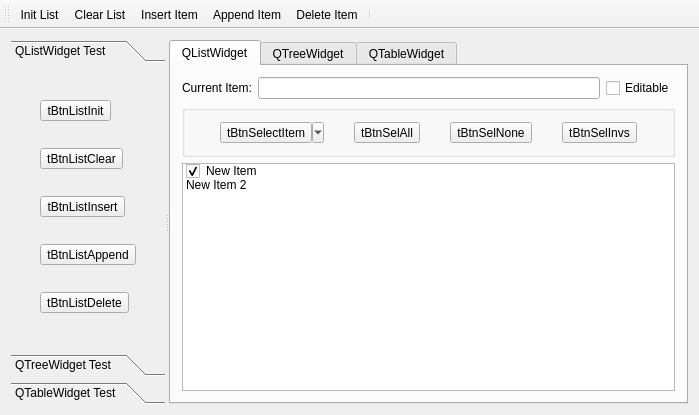
<?xml version="1.0" encoding="UTF-8"?>
<ui version="4.0">
 <class>MainWindow</class>
 <widget class="QMainWindow" name="MainWindow">
  <property name="geometry">
   <rect>
    <x>0</x>
    <y>0</y>
    <width>699</width>
    <height>415</height>
   </rect>
  </property>
  <property name="windowTitle">
   <string>MainWindow</string>
  </property>
  <widget class="QWidget" name="centralWidget">
   <layout class="QHBoxLayout" name="horizontalLayout_3">
    <item>
     <widget class="QSplitter" name="splitter">
      <property name="orientation">
       <enum>Qt::Horizontal</enum>
      </property>
      <widget class="QToolBox" name="toolBox">
       <property name="minimumSize">
        <size>
         <width>150</width>
         <height>0</height>
        </size>
       </property>
       <property name="maximumSize">
        <size>
         <width>300</width>
         <height>16777215</height>
        </size>
       </property>
       <property name="currentIndex">
        <number>0</number>
       </property>
       <widget class="QWidget" name="page">
        <property name="geometry">
         <rect>
          <x>0</x>
          <y>0</y>
          <width>159</width>
          <height>244</height>
         </rect>
        </property>
        <attribute name="icon">
         <iconset resource="res.qrc">
          <normaloff>:/images/icons/410.bmp</normaloff>:/images/icons/410.bmp</iconset>
        </attribute>
        <attribute name="label">
         <string>QListWidget Test</string>
        </attribute>
        <layout class="QGridLayout" name="gridLayout">
         <item row="6" column="0">
          <widget class="QToolButton" name="tBtnListClear">
           <property name="text">
            <string>tBtnListClear</string>
           </property>
           <property name="toolButtonStyle">
            <enum>Qt::ToolButtonTextBesideIcon</enum>
           </property>
          </widget>
         </item>
         <item row="5" column="0">
          <widget class="QToolButton" name="tBtnListInit">
           <property name="text">
            <string>tBtnListInit</string>
           </property>
           <property name="toolButtonStyle">
            <enum>Qt::ToolButtonTextBesideIcon</enum>
           </property>
          </widget>
         </item>
         <item row="7" column="0">
          <widget class="QToolButton" name="tBtnListInsert">
           <property name="text">
            <string>tBtnListInsert</string>
           </property>
           <property name="toolButtonStyle">
            <enum>Qt::ToolButtonTextBesideIcon</enum>
           </property>
          </widget>
         </item>
         <item row="8" column="0">
          <widget class="QToolButton" name="tBtnListAppend">
           <property name="text">
            <string>tBtnListAppend</string>
           </property>
           <property name="toolButtonStyle">
            <enum>Qt::ToolButtonTextBesideIcon</enum>
           </property>
          </widget>
         </item>
         <item row="9" column="0">
          <widget class="QToolButton" name="tBtnListDelete">
           <property name="text">
            <string>tBtnListDelete</string>
           </property>
           <property name="toolButtonStyle">
            <enum>Qt::ToolButtonTextBesideIcon</enum>
           </property>
          </widget>
         </item>
        </layout>
       </widget>
       <widget class="QWidget" name="page_2">
        <property name="geometry">
         <rect>
          <x>0</x>
          <y>0</y>
          <width>159</width>
          <height>244</height>
         </rect>
        </property>
        <attribute name="label">
         <string>QTreeWidget Test</string>
        </attribute>
        <layout class="QVBoxLayout" name="verticalLayout_2">
         <item>
          <widget class="QGroupBox" name="groupBox">
           <property name="title">
            <string>GroupBox</string>
           </property>
           <layout class="QVBoxLayout" name="verticalLayout">
            <item>
             <widget class="QLabel" name="label">
              <property name="text">
               <string>TextLabel</string>
              </property>
             </widget>
            </item>
            <item>
             <widget class="QLineEdit" name="lineEdit"/>
            </item>
            <item>
             <widget class="QSpinBox" name="spinBox"/>
            </item>
           </layout>
          </widget>
         </item>
         <item>
          <spacer name="verticalSpacer">
           <property name="orientation">
            <enum>Qt::Vertical</enum>
           </property>
           <property name="sizeHint" stdset="0">
            <size>
             <width>20</width>
             <height>40</height>
            </size>
           </property>
          </spacer>
         </item>
        </layout>
       </widget>
       <widget class="QWidget" name="page_3">
        <property name="geometry">
         <rect>
          <x>0</x>
          <y>0</y>
          <width>159</width>
          <height>244</height>
         </rect>
        </property>
        <attribute name="label">
         <string>QTableWidget Test</string>
        </attribute>
       </widget>
      </widget>
      <widget class="QTabWidget" name="tabWidget">
       <property name="currentIndex">
        <number>0</number>
       </property>
       <widget class="QWidget" name="tab">
        <attribute name="title">
         <string>QListWidget</string>
        </attribute>
        <layout class="QVBoxLayout" name="verticalLayout_3">
         <item>
          <layout class="QHBoxLayout" name="horizontalLayout">
           <item>
            <widget class="QLabel" name="label_3">
             <property name="text">
              <string>Current Item:</string>
             </property>
            </widget>
           </item>
           <item>
            <widget class="QLineEdit" name="editCurrentItemText"/>
           </item>
           <item>
            <widget class="QCheckBox" name="checkBoxListEditable">
             <property name="text">
              <string>Editable</string>
             </property>
            </widget>
           </item>
          </layout>
         </item>
         <item>
          <widget class="QGroupBox" name="groupBox_2">
           <property name="title">
            <string/>
           </property>
           <layout class="QHBoxLayout" name="horizontalLayout_2">
            <item>
             <widget class="QToolButton" name="tBtnSelectItem">
              <property name="text">
               <string>tBtnSelectItem</string>
              </property>
              <property name="popupMode">
               <enum>QToolButton::MenuButtonPopup</enum>
              </property>
              <property name="toolButtonStyle">
               <enum>Qt::ToolButtonTextBesideIcon</enum>
              </property>
             </widget>
            </item>
            <item>
             <widget class="QToolButton" name="tBtnSelAll">
              <property name="text">
               <string>tBtnSelAll</string>
              </property>
             </widget>
            </item>
            <item>
             <widget class="QToolButton" name="tBtnSelNone">
              <property name="text">
               <string>tBtnSelNone</string>
              </property>
             </widget>
            </item>
            <item>
             <widget class="QToolButton" name="tBtnSelInvs">
              <property name="text">
               <string>tBtnSelInvs</string>
              </property>
             </widget>
            </item>
           </layout>
          </widget>
         </item>
         <item>
          <widget class="QListWidget" name="listWidget">
           <property name="contextMenuPolicy">
            <enum>Qt::CustomContextMenu</enum>
           </property>
           <item>
            <property name="text">
             <string>New Item</string>
            </property>
            <property name="checkState">
             <enum>Checked</enum>
            </property>
            <property name="icon">
             <iconset resource="res.qrc">
              <normaloff>:/images/icons/check2.ico</normaloff>:/images/icons/check2.ico</iconset>
            </property>
            <property name="flags">
             <set>ItemIsSelectable|ItemIsEditable|ItemIsDragEnabled|ItemIsUserCheckable|ItemIsEnabled</set>
            </property>
           </item>
           <item>
            <property name="text">
             <string>New Item 2</string>
            </property>
            <property name="checkState">
             <enum>Unchecked</enum>
            </property>
            <property name="icon">
             <iconset resource="res.qrc">
              <normaloff>:/images/icons/check2.ico</normaloff>:/images/icons/check2.ico</iconset>
            </property>
            <property name="flags">
             <set>ItemIsSelectable|ItemIsEditable|ItemIsDragEnabled|ItemIsUserCheckable|ItemIsEnabled</set>
            </property>
           </item>
          </widget>
         </item>
        </layout>
       </widget>
       <widget class="QWidget" name="tab_2">
        <attribute name="title">
         <string>QTreeWidget</string>
        </attribute>
       </widget>
       <widget class="QWidget" name="tab_3">
        <attribute name="title">
         <string>QTableWidget</string>
        </attribute>
       </widget>
      </widget>
     </widget>
    </item>
   </layout>
  </widget>
  <widget class="QToolBar" name="mainToolBar">
   <property name="toolButtonStyle">
    <enum>Qt::ToolButtonTextUnderIcon</enum>
   </property>
   <attribute name="toolBarArea">
    <enum>TopToolBarArea</enum>
   </attribute>
   <attribute name="toolBarBreak">
    <bool>false</bool>
   </attribute>
   <addaction name="actListInit"/>
   <addaction name="actListClear"/>
   <addaction name="actListInsert"/>
   <addaction name="actListAppend"/>
   <addaction name="actListDelete"/>
   <addaction name="separator"/>
  </widget>
  <action name="actListInit">
   <property name="icon">
    <iconset resource="res.qrc">
     <normaloff>:/images/icons/128.bmp</normaloff>:/images/icons/128.bmp</iconset>
   </property>
   <property name="text">
    <string>Init List</string>
   </property>
   <property name="toolTip">
    <string>Init List</string>
   </property>
   <property name="shortcut">
    <string>Ctrl+I</string>
   </property>
  </action>
  <action name="actListClear">
   <property name="icon">
    <iconset resource="res.qrc">
     <normaloff>:/images/icons/delete1.bmp</normaloff>:/images/icons/delete1.bmp</iconset>
   </property>
   <property name="text">
    <string>Clear List</string>
   </property>
   <property name="toolTip">
    <string>Clear List</string>
   </property>
  </action>
  <action name="actListInsert">
   <property name="icon">
    <iconset resource="res.qrc">
     <normaloff>:/images/icons/424.bmp</normaloff>:/images/icons/424.bmp</iconset>
   </property>
   <property name="text">
    <string>Insert Item</string>
   </property>
   <property name="toolTip">
    <string>Insert Item</string>
   </property>
  </action>
  <action name="actListAppend">
   <property name="icon">
    <iconset resource="res.qrc">
     <normaloff>:/images/icons/316.bmp</normaloff>:/images/icons/316.bmp</iconset>
   </property>
   <property name="text">
    <string>Append Item</string>
   </property>
   <property name="toolTip">
    <string>Append Item</string>
   </property>
  </action>
  <action name="actListDelete">
   <property name="icon">
    <iconset resource="res.qrc">
     <normaloff>:/images/icons/324.bmp</normaloff>:/images/icons/324.bmp</iconset>
   </property>
   <property name="text">
    <string>Delete Item</string>
   </property>
   <property name="toolTip">
    <string>Delete Item</string>
   </property>
  </action>
  <action name="actSelAll">
   <property name="text">
    <string>Select All</string>
   </property>
   <property name="toolTip">
    <string>Select All</string>
   </property>
  </action>
  <action name="actSelNone">
   <property name="text">
    <string>Select None</string>
   </property>
   <property name="toolTip">
    <string>Select None</string>
   </property>
  </action>
  <action name="actSelInvs">
   <property name="text">
    <string>Select Inverse</string>
   </property>
   <property name="toolTip">
    <string>Select Inverse</string>
   </property>
  </action>
  <action name="actSelPopMenu">
   <property name="icon">
    <iconset resource="res.qrc">
     <normaloff>:/images/icons/124.bmp</normaloff>:/images/icons/124.bmp</iconset>
   </property>
   <property name="text">
    <string>Select Item</string>
   </property>
   <property name="toolTip">
    <string>Select Item</string>
   </property>
  </action>
  <action name="actQuit">
   <property name="icon">
    <iconset resource="res.qrc">
     <normaloff>:/images/icons/exit.bmp</normaloff>:/images/icons/exit.bmp</iconset>
   </property>
   <property name="text">
    <string>Quit</string>
   </property>
   <property name="toolTip">
    <string>Quit</string>
   </property>
  </action>
 </widget>
 <layoutdefault spacing="6" margin="11"/>
 <resources>
  <include location="res.qrc"/>
 </resources>
 <connections>
  <connection>
   <sender>actQuit</sender>
   <signal>triggered()</signal>
   <receiver>MainWindow</receiver>
   <slot>close()</slot>
   <hints>
    <hint type="sourcelabel">
     <x>-1</x>
     <y>-1</y>
    </hint>
    <hint type="destinationlabel">
     <x>349</x>
     <y>207</y>
    </hint>
   </hints>
  </connection>
  <connection>
   <sender>actSelPopMenu</sender>
   <signal>triggered()</signal>
   <receiver>actSelInvs</receiver>
   <slot>trigger()</slot>
   <hints>
    <hint type="sourcelabel">
     <x>-1</x>
     <y>-1</y>
    </hint>
    <hint type="destinationlabel">
     <x>-1</x>
     <y>-1</y>
    </hint>
   </hints>
  </connection>
 </connections>
</ui>
